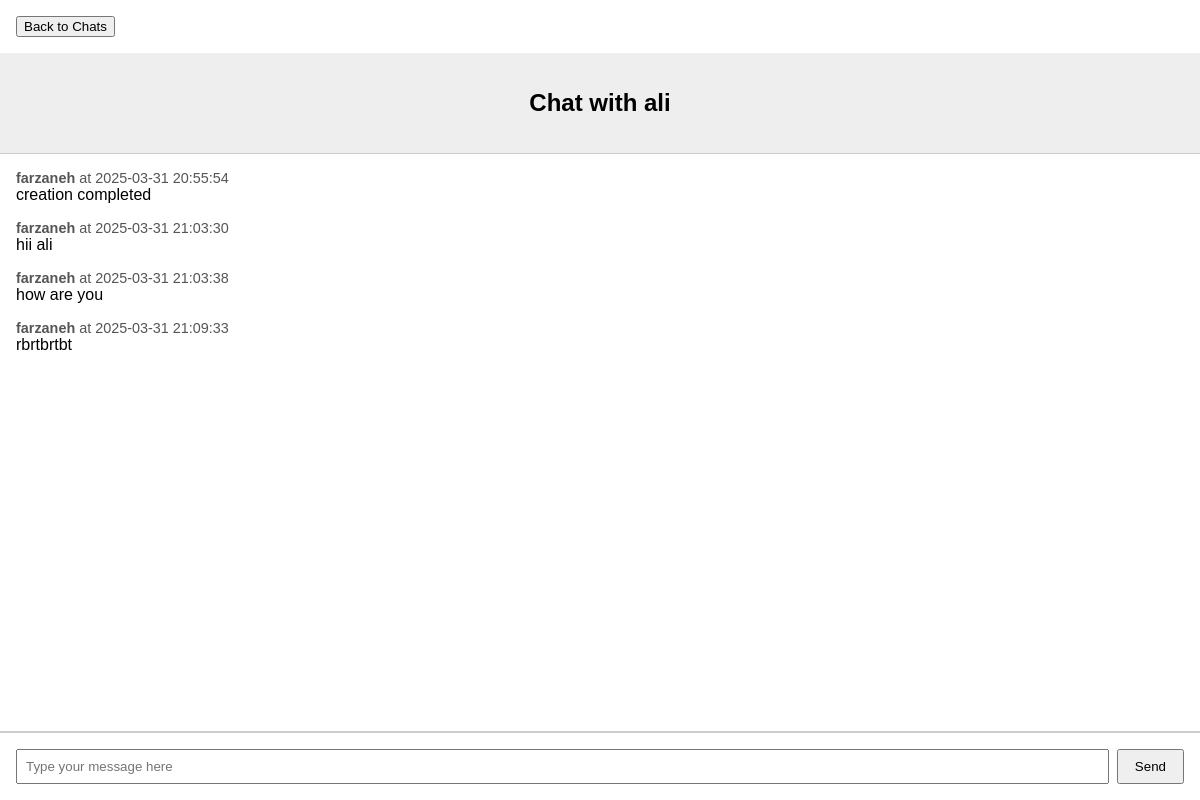
Screenshot of /chat/1 (signed in) with the database file from the repository.
### models.py (models this page shows)
class User(Base):
    __tablename__ = "users"
    id = Column(Integer, primary_key=True, index=True)
    username = Column(String, unique=True, index=True, nullable=False)
    password = Column(String, nullable=False)
    chats = relationship(
        "Chat", secondary=user_chat_association, back_populates="users"
    )

class Message(Base):
    __tablename__ = "messages"
    id = Column(Integer, primary_key=True, index=True)
    chat_id = Column(Integer, ForeignKey("chats.id"), nullable=False)
    sender_id = Column(Integer, ForeignKey("users.id"), nullable=False)
    sent_datetime = Column(DateTime)
    message_time = Column(String)
    text = Column(Text)
    chat = relationship("Chat", back_populates="messages")

### main.py (the view)
@app.get("/chat/{chat_id}")
async def chat_page(
    chat_id: str,
    request: Request,
    token: str = Depends(get_token),
    db: Session = Depends(get_db),
):
    try:
        payload = jwt.decode(token, SECRET_KEY, algorithms=[ALGORITHM])
        user_id: int = payload.get("id")
        if user_id is None:
            raise HTTPException(status_code=401, detail="Invalid token")
    except JWTError:
        raise HTTPException(status_code=401, detail="Invalid token")
    chat = db.query(Chat).filter(Chat.id == chat_id).first()
    if not chat or not any(user.id == user_id for user in chat.users):
        raise HTTPException(status_code=403, detail="Access denied to this chat")
    other_user = next((user for user in chat.users if user.id != user_id), None)
    other_user_name = other_user.username if other_user else "Unknown"
    messages_query = (
        db.query(Message)
        .filter(Message.chat_id == chat_id)
        .order_by(Message.sent_datetime.asc())
        .all()
    )
    message_data = []
    for msg in messages_query:
        sender = db.query(User).filter(User.id == msg.sender_id).first()
        message_data.append(
            {
                "sender": sender.username if sender else "Unknown",
                "sent_datetime": (
                    msg.sent_datetime.strftime("%Y-%m-%d %H:%M:%S")
                    if msg.sent_datetime
                    else ""
                ),
                "text": msg.text,
            }
        )
    return templates.TemplateResponse(
        "chat.html",
        {
            "request": request,
            "chat_id": chat_id,
            "other_user_name": other_user_name,
            "messages": message_data,
        },
    )

### templates/chat.html (shortened to what this page needs)
<!DOCTYPE html>
<html>
  <head>
  </head>
  <body>
    <div class="back-button">
      <form action="/chats" method="get">
        <button type="submit">Back to Chats</button>
      </form>
    </div>
    <div class="chat-header">
      <h2>Chat with {{ other_user_name }}</h2>
    </div>
    <div class="chat-messages">
      {% if messages %}
        {% for msg in messages %}
          <div class="message">
            <div class="meta">
              <strong>{{ msg.sender }}</strong> at {{ msg.sent_datetime }}
            </div>
            <div class="text">
              {{ msg.text }}
            </div>
          </div>
        {% endfor %}
      {% else %}
        <p>No messages yet.</p>
      {% endif %}
    </div>
    <div class="chat-input">
      <form action="/chat/{{ chat_id }}/message" method="post" style="width: 100%; display: flex;">
        <input type="text" name="message" placeholder="Type your message here" required />
        <button type="submit">Send</button>
      </form>
    </div>
  </body>
</html>

### templates/chat.html (style rules this page uses)
body { font-family: Arial, sans-serif; margin: 0; display: flex; flex-direction: column; height: 100vh; }
.chat-header { background: #eee; padding: 1rem; text-align: center; }
.chat-messages { flex: 1; overflow-y: auto; padding: 1rem; border-top: 1px solid #ccc; border-bottom: 1px solid #ccc; }
.message { margin-bottom: 1rem; }
.message .meta { font-size: 0.9em; color: #555; }
.chat-input { display: flex; padding: 1rem; border-top: 1px solid #ccc; }
.chat-input input[type="text"] { flex: 1; padding: 0.5rem; }
.chat-input button { padding: 0.5rem 1rem; margin-left: 0.5rem; }
.back-button { margin: 1rem; }

### rows the page displays
User: username "ali"
User: sender "farzaneh" "farzaneh" "farzaneh" "farzaneh"
Message: text "creation completed"
Message: text "hii ali"
Message: text "how are you"
Message: text "rbrtbrtbt"

### other values shown
{{ msg.sent_datetime }} "2025-03-31 20:55:54" "2025-03-31 21:03:30" "2025-03-31 21:03:38" "2025-03-31 21:09:33"
